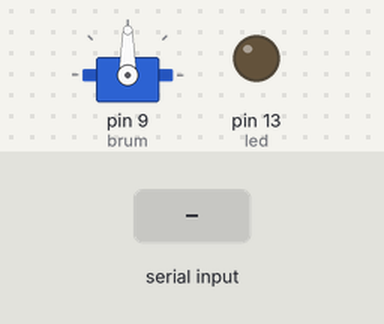
Bench run of a sketch on a simulated Arduino Uno, built with avr-gcc and run on an emulated ATmega328P. On the bench: servo, output pins drawn as LEDs (lit = HIGH). Inputs (shaded band) come from the test bench.

Above: at 11.2 s.
11.3 s: "1" received over Serial
At 11.75 s:
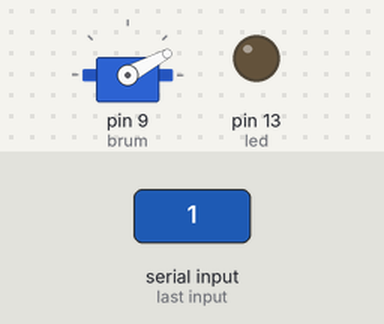
14.3 s: "0" received over Serial
At 14.46 s:
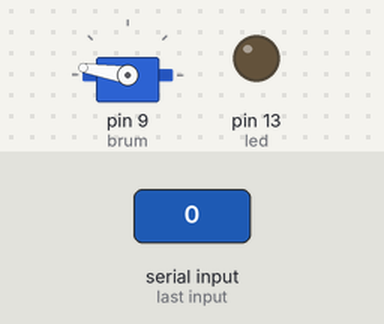
At 17.9 s:
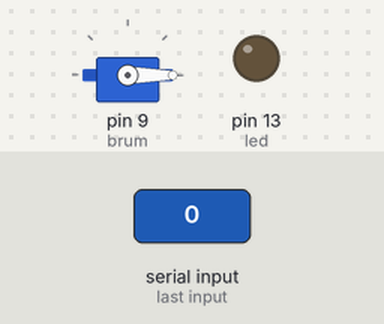
Timing chart, 0 to 19.4 s (numbered marks = the images above; inputs shaded):
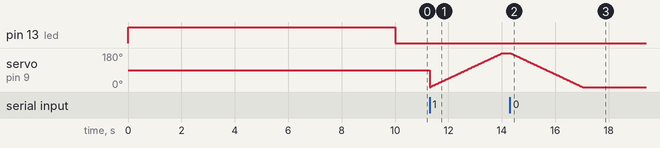

The sketch:

servo.ino
```cpp
#include <Servo.h>
Servo brum;
int led = 13;

void setup() {
  // put your setup code here, to run once:
  brum.attach(9);
  pinMode(led, OUTPUT);
  digitalWrite(led, HIGH);
  delay(10000);
  digitalWrite(led, LOW);
  Serial.begin(9600);
}

void loop() {
  int info;
  if (Serial.available() > 0) {
    info = Serial.read();
  }
  if (info == '1') {
    for (int pos = 0; pos <= 180; pos += 1) { // goes from 0 degrees to 180 degrees
      // in steps of 1 degree
      brum.write(pos);              // tell servo to go to position in variable 'pos'
      delay(15);                       // waits 15ms for the servo to reach the position
    }
  } else if (info == '0') {
    for (int pos = 180; pos >= 0; pos -= 1) { // goes from 180 degrees to 0 degrees
      brum.write(pos);              // tell servo to go to position in variable 'pos'
      delay(15);                       // waits 15ms for the servo to reach the position
    }
  }
}
```

Measured:
- after the input at 14.3 s, servo on pin 9 (brum): moves from 180° to 0° over 2.7 s, starting at once
